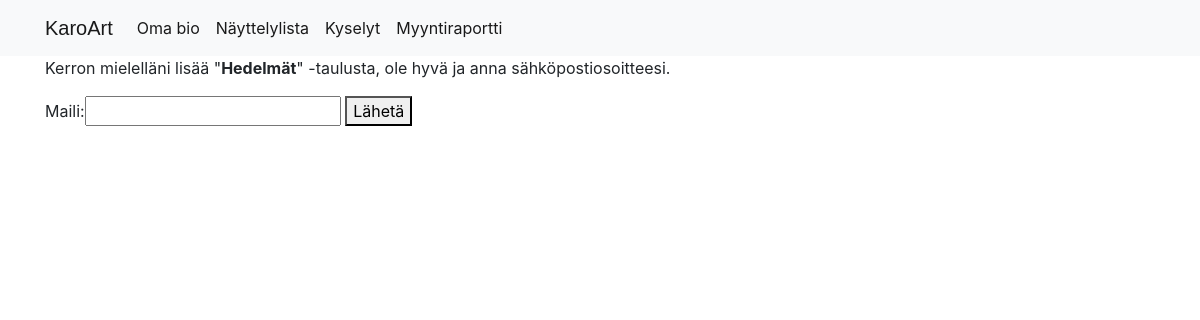
/taide/maili/7, run on an earlier commit of the app's database.
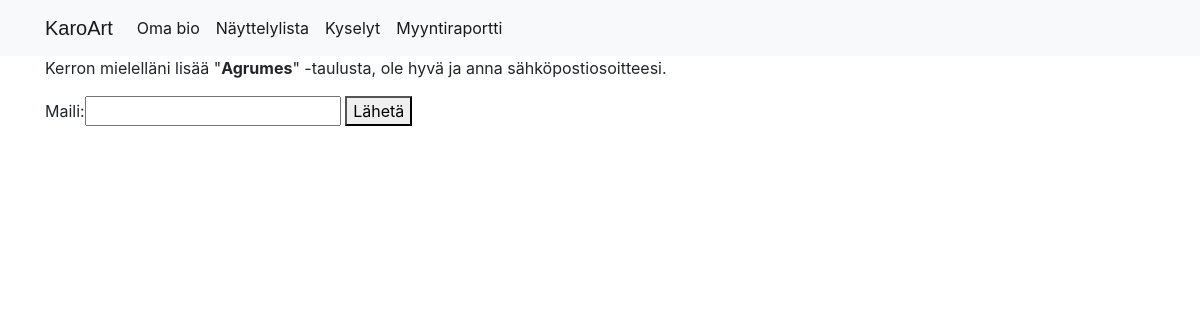
And on a later commit of the database.
### taide/models.py (models this page shows, shortened)
class TauluTaulu(models.Model):
    nimi = models.CharField(max_length=32)
    taiteilija = models.ForeignKey(TaiteilijaTaulu, on_delete=models.CASCADE,)
    tarina = models.TextField(blank=True)
    materiaali = models.CharField(max_length=24, blank=True)
    koko = models.CharField(max_length=32, blank=True)
    vuosi = models.CharField(max_length=4, blank=True)
    tila = models.CharField(max_length=24, blank=True, choices=STATUS, default=FREE)
    omistaja = models.CharField(max_length=24, default='Oma')
    hinta = models.IntegerField(null=True, blank=True)
    kuva = models.ImageField(blank=True)
    class Meta:
        ordering = ('nimi',)

### taide/views.py (the view, shortened to what this page needs)
# urls.py: path('maili/<pk>', views.mailicreate, name='maili'),
def mailicreate(request, pk):
    err_msg = 'Jokin meni pieleen, koitappa hetken päästä uudelleen.'
    message = ''
    kysytty = TauluTaulu.objects.prefetch_related('kysytaulusta_set').get(id=pk)
    form = Tiedustelu()
    context = {
        'message': message,
        'form': form,
        'kysytty': kysytty
    }
    return render(request, 'taide/kysytaulusta_form.html', context)

### taide/forms.py
class Tiedustelu(forms.ModelForm):
    class Meta:
        model = KysyTaulusta
        fields = {
            'maili'
                  }

### taide/templates/taide/kysytaulusta_form.html (shortened to what this page needs)
{% extends 'base.html' %}
{% block page_content %}
    <div class="container">
        <p>Kerron mielelläni lisää  "<b>{{ kysytty.nimi }}</b>" -taulusta, ole hyvä ja anna sähköpostiosoitteesi.</p>
        {% load crispy_forms_tags %}
        <form method = 'post' class="form-group">
            {{ form }}
            <button type = 'submit' name ='save'> Lähetä</button>
        </form>
    </div>
{% endblock %}

### templates/base.html (shortened to what this page needs)
<!doctype html>
<html lang="en">
  <head>
    <link rel="stylesheet" href="https://stackpath.bootstrapcdn.com/bootstrap/4.3.1/css/bootstrap.min.css">
  </head>
    	<nav class="navbar navbar-expand-lg navbar-light bg-light">
	    <div class="container">
	        <a class="navbar-brand" style="font-family: Chilanka, cursive, sans-serif" href="{% url 'taide:home' %}"> KaroArt</a>
	        <div class="collapse navbar-collapse" id="navbarSupportedContent">
	          <ul class="navbar-nav">
                  <li class="nav-item active">
                      <a class="nav-link" href="https://ktapiovaara.wixsite.com/diplomi19" target="_blank"> Oma bio</a>
                  </li>
                  <li class="nav-item active">
                      <a class="nav-link" href="{% url 'taide:exhibition' %}">Näyttelylista</a>
                  </li>
                  <li class="nav-item active">
                      <a class="nav-link" href="{% url 'taide:raportti' %}">Kyselyt</a>
                  </li>
                  <li class="nav-item active">
                      <a class="nav-link" href="{% url 'taide:myydyt' %}">Myyntiraportti</a>
                  </li>
	          </ul>
	        </div>
	    </div>
	</nav>
  <body>
	<div>
	    {% block page_content %}{% endblock %}
	</div>
  </body>
</html>

What changed in the data, as far as the page shows it:
changed TauluTaulu: nimi "Hedelmät" → "Agrumes"
